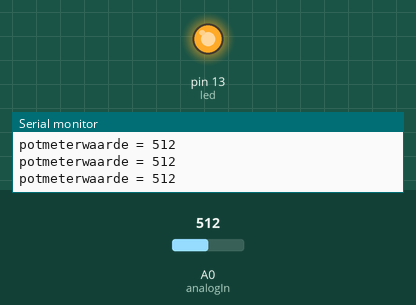
Recording of a sketch running on a simulated Arduino Uno, built with avr-gcc and run on an emulated ATmega328P. On the bench: output pins drawn as LEDs (lit = HIGH), the last lines printed to the serial monitor. The test bench sets the inputs (shaded band); at power-on: A0 (analogIn) = 512.

Above: at 1.2 s.
1.3 s: A0 (analogIn) set to 490
At 2.5 s:
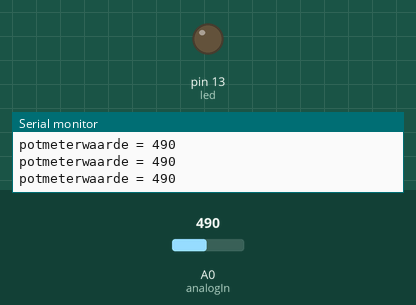
2.8 s: A0 (analogIn) set to 510
At 4.1 s:
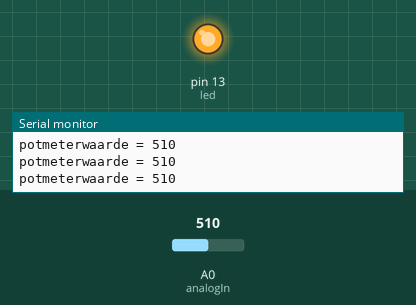
5.8 s: A0 (analogIn) set to 306
At 6.1 s:
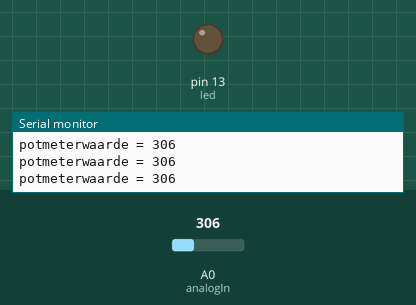
Timing chart, 0 to 8.8 s (numbered marks = the images above; inputs shaded):
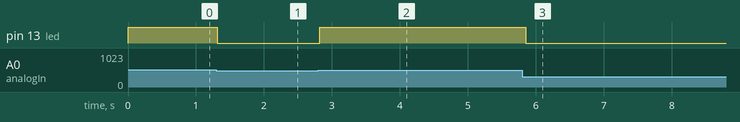

Measured:
- the behaviour switches between 501 and 500 on A0 (analogIn) (found by bisection; images 0 and 1)
- after the input at 1.3 s, pin 13 (led): HIGH → LOW at once
- after the input at 2.8 s, pin 13 (led): LOW → HIGH at once
- after the input at 5.8 s, pin 13 (led): HIGH → LOW after 0.05 s

The sketch:

_6_AnalogInDigitallOut.ino
```cpp
/*
  Analoge input, digital out
  In deze sketch gaan we meten op een analoge ingang (A0)
  We gaan de waarde van A0 nu gebruiken om een led aan en uit te schakelen
  De waarde van A0 stellen we in met een potmeter. We lezen de waarde om
  te kunnen zien of bij de juiste waarde geschakeld wordt.


*/
int analogIn = A0;  // Analoge input van de potmeter
int potmeter = 0;   // waarde te meten van A0 noemen we potmeter
int led = 13;       // de led is op pin 13 aangesloten

void setup() {
  pinMode (led, OUTPUT);
  // initialize serial communications at 9600 bps:
  // maak een seriele communicatie op 9600 bps:
  Serial.begin(9600);
}

void loop() {
  // lees de analoge waarde:
  potmeter = analogRead(analogIn);
  Serial.print("potmeterwaarde = " );
  Serial.println(potmeter);
  if (potmeter > 500) {      // deze waarde kun je nog aanpassen
    digitalWrite (led, HIGH);
  }
  else {
    digitalWrite(led, LOW);
  }
  delay(50);
}
/*
  Extra opdracht:
  Met een potmeter het licht aanzetten is leuk, maar leuker is het als het licht automatisch aangaat.
  Sluit een lichtsensor (LDR)aan in plaats van de potmeter (zie voor de aansluiting opdracht 5).
  Pas de sketch aan zodat de LED aangaat als er geen of weinig licht op de LDR valt. Kies met behulp
  van de monitor een geschikte waarde.

*/
```
